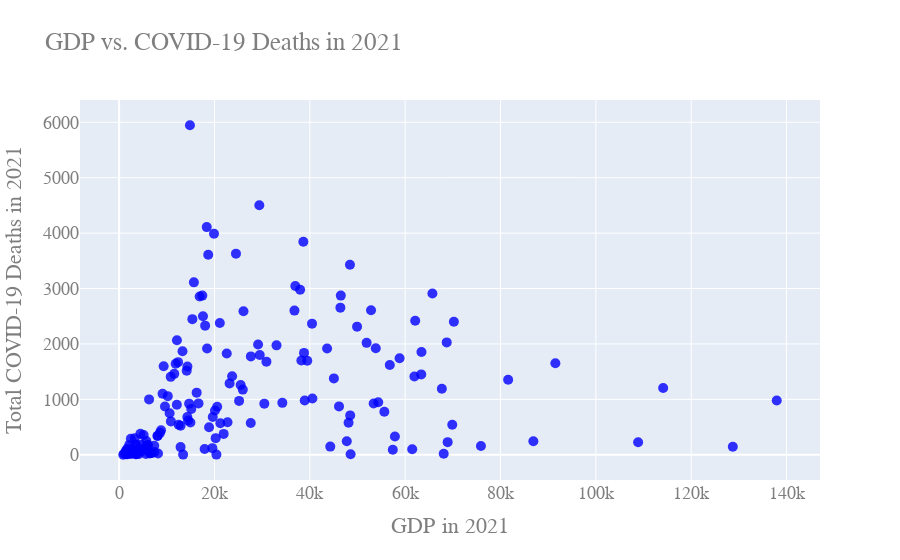
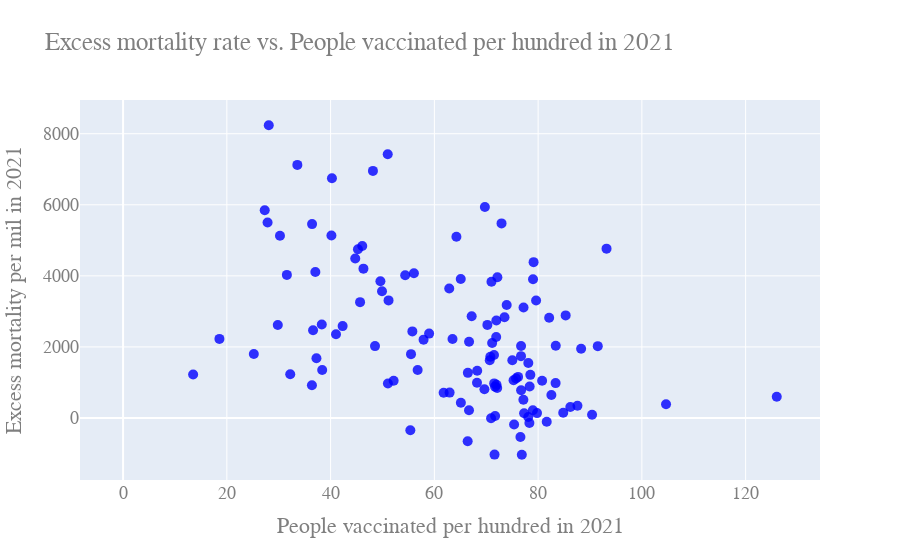
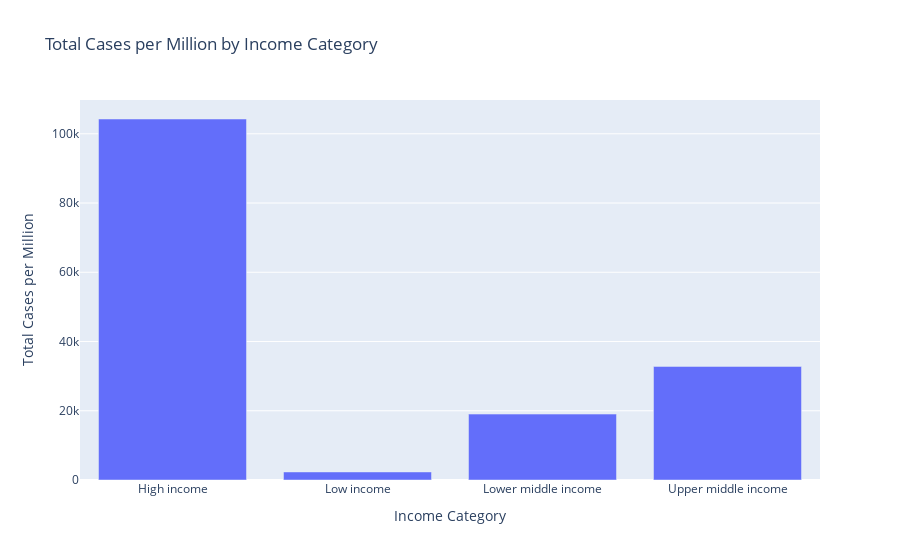
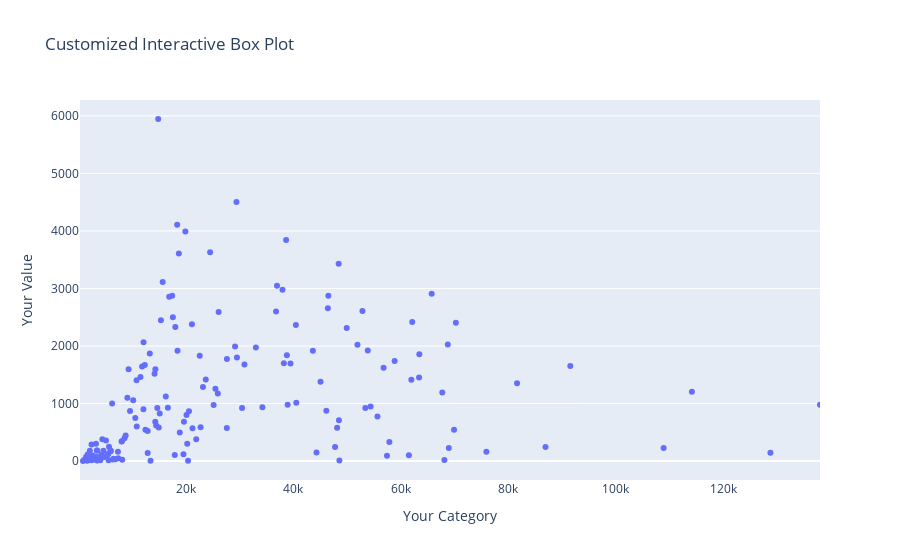

The code cell stored with these charts, in order, in its notebook:
### Code cell
import pandas as pd
import plotly.graph_objs as go
import seaborn as sns
import matplotlib.pyplot as plt
import plotly.express as px

covid_df = pd.read_csv('docs/owid-covid-data.csv')
gdp_df = pd.read_csv('docs/GDP-data.csv', skiprows=4)

covid_2021_df = covid_df[covid_df['date'].str.startswith('2021')]
covid_deaths_2021 = covid_2021_df.groupby('location').last()['total_deaths_per_million'].reset_index()


gdp_df = gdp_df.rename(columns={"Country Name": 'location'})
gdp_df = gdp_df[['location', "2021"]]

merged_df = pd.merge(covid_deaths_2021, gdp_df, on='location', how='inner')

#merged_df = merged_df[merged_df['location'] != 'World'] 


plt.figure(figsize=(10, 6))
sns.regplot(
    x='2021',
    y='total_deaths_per_million', 
    data=merged_df, 
    scatter_kws={'alpha':0.7}
)

# Customizing the plot
plt.title('GDP vs. COVID-19 Deaths in 2021')
plt.xlabel('GDP in 2021')
plt.ylabel('Total COVID-19 Deaths in 2021')
plt.grid(True)  # Adding grid

# Display the plot
plt.show()

fig = go.Figure(data=go.Scatter(
    x=merged_df['2021'],
    y=merged_df['total_deaths_per_million'],
    mode='markers',
    marker=dict(
        size=10,
        color='blue',  # You can set a color if needed
        opacity=0.8,
        
    ),
    text=merged_df['location']
))

# Customize layout
fig.update_layout(
    title='GDP vs. COVID-19 Deaths in 2021',
    xaxis_title='GDP in 2021',
    yaxis_title='Total COVID-19 Deaths in 2021',
    font=dict(
        family="Courier New, monospace",
        size=18,
        color="#7f7f7f"
    )
)

# Show the plot
fig.show()
x_value = covid_2021_df.groupby('location').last()['people_vaccinated_per_hundred'].reset_index()
y_value = covid_2021_df.groupby('location').last()['excess_mortality_cumulative_per_million'].reset_index()

# Creating the figure
fig2 = go.Figure(data=go.Scatter(
    x=x_value['people_vaccinated_per_hundred'],
    y=y_value['excess_mortality_cumulative_per_million'],
    mode='markers',
    marker=dict(
        size=10,
        color='blue',  # You can set a color if needed
        opacity=0.8,
    ),
    text=covid_2021_df['location'].iloc[-1]  # Assuming 'location' is the country name
))

# Customize layout
fig2.update_layout(
    title='Excess mortality rate vs. People vaccinated per hundred in 2021',
    xaxis_title='People vaccinated per hundred in 2021',
    yaxis_title='Excess mortality per mil in 2021',
    font=dict(
        family="Courier New, monospace",
        size=18,
        color="#7f7f7f"
    )
)

# Show the plot
fig2.show()
income_categories = ['High income', 'Upper middle income', 'Lower middle income', 'Low income']

filtered_df = covid_2021_df[covid_2021_df['location'].isin(income_categories)]

aggregated_df = filtered_df.groupby('location').last()['total_cases_per_million'].reset_index()

trace = go.Bar(
    x=aggregated_df['location'],
    y=aggregated_df['total_cases_per_million']
)

layout = go.Layout(
    title='Total Cases per Million by Income Category',
    xaxis=dict(title='Income Category'),
    yaxis=dict(title='Total Cases per Million')
)

fig = go.Figure(data=[trace], layout=layout)

fig.show()

fig3 = px.box(
    merged_df, 
    x='2021', 
    y='total_deaths_per_million', 
    title='Customized Interactive Box Plot',
    points="all"  # Show all points
)
fig3.update_layout(
    xaxis_title='Your Category',
    yaxis_title='Your Value'
)
fig3.show()

# Step 2: Select the variables you want to compare
variables_to_compare = ['total_deaths_per_million', '2021', 'total_cases_per_million', 'people_vaccinated_per_hundred', 'total_tests_per_million']


fig4 = px.parallel_coordinates(merged_df, dimensions=variables_to_compare)
fig4.show()

### Figure 1 — Plotly figure (JSON) as saved in the notebook; plotly's stock layout.template omitted (floating-point values rounded to 4 significant figures; data arrays with more than 128 entries replaced by an {"elided": "..."} marker saying what was removed)
{"data": [{"marker": {"color": "blue", "opacity": 0.8, "size": 10}, "mode": "markers", "text": {"elided": "193 str values"}, "type": "scatter", "x": {"elided": "193 float values"}, "y": {"elided": "193 float values"}}], "layout": {"font": {"color": "#7f7f7f", "family": "Courier New, monospace", "size": 18}, "title": {"text": "GDP vs. COVID-19 Deaths in 2021"}, "xaxis": {"title": {"text": "GDP in 2021"}}, "yaxis": {"title": {"text": "Total COVID-19 Deaths in 2021"}}}}

### Figure 2 — Plotly figure (JSON) as saved in the notebook; plotly's stock layout.template omitted (floating-point values rounded to 4 significant figures; data arrays with more than 128 entries replaced by an {"elided": "..."} marker saying what was removed)
{"data": [{"marker": {"color": "blue", "opacity": 0.8, "size": 10}, "mode": "markers", "text": "Zimbabwe", "type": "scatter", "x": {"elided": "254 float values"}, "y": {"elided": "254 float values"}}], "layout": {"font": {"color": "#7f7f7f", "family": "Courier New, monospace", "size": 18}, "title": {"text": "Excess mortality rate vs. People vaccinated per hundred in 2021"}, "xaxis": {"title": {"text": "People vaccinated per hundred in 2021"}}, "yaxis": {"title": {"text": "Excess mortality per mil in 2021"}}}}

### Figure 3 — Plotly figure (JSON) as saved in the notebook; plotly's stock layout.template omitted (floating-point values rounded to 4 significant figures)
{"data": [{"type": "bar", "x": ["High income", "Low income", "Lower middle income", "Upper middle income"], "y": [104300.0, 2327.0, 19040.0, 32810.0]}], "layout": {"title": {"text": "Total Cases per Million by Income Category"}, "xaxis": {"title": {"text": "Income Category"}}, "yaxis": {"title": {"text": "Total Cases per Million"}}}}

### Figure 4 — Plotly figure (JSON) as saved in the notebook; plotly's stock layout.template omitted (floating-point values rounded to 4 significant figures; data arrays with more than 128 entries replaced by an {"elided": "..."} marker saying what was removed)
{"data": [{"alignmentgroup": "True", "boxpoints": "all", "hovertemplate": "2021=%{x}<br>total_deaths_per_million=%{y}<extra></extra>", "legendgroup": "", "marker": {"color": "#636efa"}, "name": "", "notched": false, "offsetgroup": "", "orientation": "v", "showlegend": false, "type": "box", "x": {"elided": "193 float values"}, "x0": " ", "xaxis": "x", "y": {"elided": "193 float values"}, "y0": " ", "yaxis": "y"}], "layout": {"boxmode": "group", "legend": {"tracegroupgap": 0}, "title": {"text": "Customized Interactive Box Plot"}, "xaxis": {"anchor": "y", "domain": [0, 1], "title": {"text": "Your Category"}}, "yaxis": {"anchor": "x", "domain": [0, 1], "title": {"text": "Your Value"}}}}
